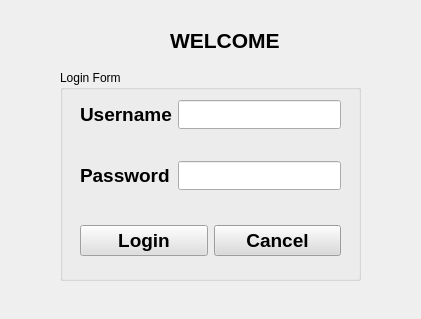
<?xml version="1.0" encoding="UTF-8"?>
<ui version="4.0">
 <class>login</class>
 <widget class="QWidget" name="login">
  <property name="geometry">
   <rect>
    <x>0</x>
    <y>0</y>
    <width>421</width>
    <height>319</height>
   </rect>
  </property>
  <property name="windowTitle">
   <string>login page</string>
  </property>
  <property name="autoFillBackground">
   <bool>false</bool>
  </property>
  <property name="styleSheet">
   <string notr="true">border-color: rgb(0, 85, 127);
</string>
  </property>
  <property name="windowFilePath">
   <string/>
  </property>
  <property name="inputMethodHints">
   <set>Qt::InputMethodHint::ImhNone</set>
  </property>
  <widget class="QLabel" name="labelHome">
   <property name="geometry">
    <rect>
     <x>170</x>
     <y>20</y>
     <width>111</width>
     <height>41</height>
    </rect>
   </property>
   <property name="maximumSize">
    <size>
     <width>111</width>
     <height>41</height>
    </size>
   </property>
   <property name="font">
    <font>
     <pointsize>16</pointsize>
     <bold>true</bold>
     <kerning>true</kerning>
    </font>
   </property>
   <property name="styleSheet">
    <string notr="true"/>
   </property>
   <property name="frameShadow">
    <enum>QFrame::Shadow::Plain</enum>
   </property>
   <property name="text">
    <string>WELCOME</string>
   </property>
  </widget>
  <widget class="QWidget" name="formLayoutWidget">
   <property name="geometry">
    <rect>
     <x>80</x>
     <y>100</y>
     <width>261</width>
     <height>91</height>
    </rect>
   </property>
   <layout class="QFormLayout" name="formLayout">
    <item row="0" column="0">
     <widget class="QLabel" name="labelUser">
      <property name="font">
       <font>
        <family>Segoe UI</family>
        <pointsize>14</pointsize>
        <bold>true</bold>
       </font>
      </property>
      <property name="text">
       <string>Username</string>
      </property>
     </widget>
    </item>
    <item row="0" column="1">
     <widget class="QLineEdit" name="lineEditUser">
      <property name="enabled">
       <bool>true</bool>
      </property>
      <property name="font">
       <font>
        <pointsize>14</pointsize>
        <bold>false</bold>
        <underline>false</underline>
        <strikeout>false</strikeout>
        <kerning>true</kerning>
       </font>
      </property>
     </widget>
    </item>
    <item row="2" column="0">
     <widget class="QLabel" name="labelPass">
      <property name="font">
       <font>
        <family>Segoe UI</family>
        <pointsize>14</pointsize>
        <bold>true</bold>
       </font>
      </property>
      <property name="text">
       <string>Password</string>
      </property>
     </widget>
    </item>
    <item row="2" column="1">
     <widget class="QLineEdit" name="lineEditPass">
      <property name="font">
       <font>
        <pointsize>14</pointsize>
        <bold>false</bold>
       </font>
      </property>
      <property name="echoMode">
       <enum>QLineEdit::EchoMode::Password</enum>
      </property>
     </widget>
    </item>
    <item row="1" column="0">
     <spacer name="horizontalSpacer">
      <property name="orientation">
       <enum>Qt::Orientation::Horizontal</enum>
      </property>
      <property name="sizeHint" stdset="0">
       <size>
        <width>40</width>
        <height>20</height>
       </size>
      </property>
     </spacer>
    </item>
   </layout>
  </widget>
  <widget class="QWidget" name="horizontalLayoutWidget">
   <property name="geometry">
    <rect>
     <x>80</x>
     <y>220</y>
     <width>261</width>
     <height>41</height>
    </rect>
   </property>
   <layout class="QHBoxLayout" name="horizontalLayout">
    <item>
     <widget class="QPushButton" name="pushButtonLogin">
      <property name="font">
       <font>
        <pointsize>14</pointsize>
        <bold>true</bold>
       </font>
      </property>
      <property name="styleSheet">
       <string notr="true">background-color: rgb(223, 223, 223);</string>
      </property>
      <property name="text">
       <string>Login</string>
      </property>
      <property name="icon">
       <iconset theme="media-playback-start"/>
      </property>
     </widget>
    </item>
    <item>
     <widget class="QPushButton" name="pushButtonCancel">
      <property name="font">
       <font>
        <pointsize>14</pointsize>
        <bold>true</bold>
       </font>
      </property>
      <property name="styleSheet">
       <string notr="true">background-color: rgb(0, 0, 0);
background-color: rgb(218, 218, 218);</string>
      </property>
      <property name="text">
       <string>Cancel</string>
      </property>
      <property name="icon">
       <iconset theme="QIcon::ThemeIcon::EditClear"/>
      </property>
     </widget>
    </item>
   </layout>
  </widget>
  <widget class="QGroupBox" name="groupBox">
   <property name="geometry">
    <rect>
     <x>60</x>
     <y>70</y>
     <width>301</width>
     <height>211</height>
    </rect>
   </property>
   <property name="title">
    <string>Login Form</string>
   </property>
  </widget>
  <zorder>groupBox</zorder>
  <zorder>labelHome</zorder>
  <zorder>formLayoutWidget</zorder>
  <zorder>horizontalLayoutWidget</zorder>
 </widget>
 <resources/>
 <connections/>
</ui>
